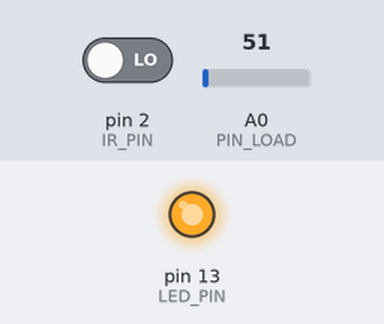
This sketch was run on a simulated Arduino Uno, built with avr-gcc and run on an emulated ATmega328P. Shown: output pins drawn as LEDs (lit = HIGH). The inputs (shaded band) are chosen by the test bench; at power-on: pin 2 (IR_PIN) LOW, A0 (PIN_LOAD) = 51. What the sketch prints to the serial monitor is not drawn.

Above: at 2.0 s.
2.1 s: pin 2 (IR_PIN) driven HIGH
At 3.3 s:
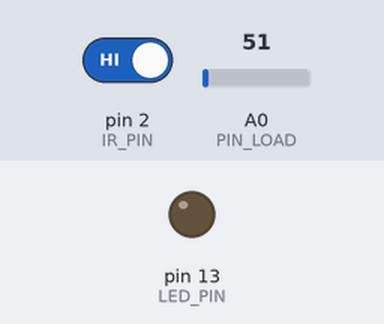
8.1 s: pin 2 (IR_PIN) driven LOW
At 9.0 s:
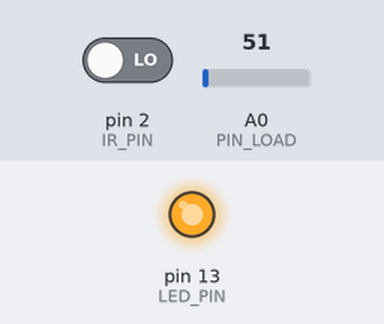
Timing chart, 0 to 11.1 s (numbered marks = the images above; inputs shaded):
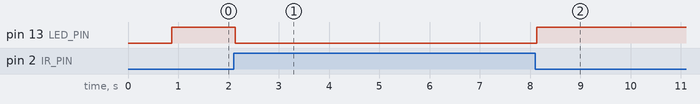

Measured:
- after the input at 2.1 s, pin 13 (LED_PIN): HIGH → LOW at once
- after the input at 8.1 s, pin 13 (LED_PIN): LOW → HIGH at once

The sketch:

crane_overload_m1.ino
```cpp
/**
 * @file crane_overload_m1.ino
 * @brief Crane Overload (MCT332s) - Milestone 1 firmware: the two working sensor prototypes in one sketch.
 *
 * Modules
 *   load_ir_detection            ON/OFF sensor: IR obstacle module (FC-51) sees the load at the top
 *                                (OUT active LOW) -> LED on D13, "STOP!" / "KEEP GOING".
 *   load_cell_with_conditioning  Analog sensor with conditioning: 5 kg load cell -> AD620AN
 *                                (RG 180 ohm, gain 275.4, REF 1.56 V via LM358) -> 16k/1uF -> A0.
 *
 * Wiring (as tested)
 *   IR module: VCC 5V, GND, OUT -> D2.   Load cell + AD620: see load-cell-AD620-wiring.png, output on A0.
 *   Note: in the full crane, D2/D3 are kept for the motor encoder interrupts; move IR OUT to A2 then
 *   and change IR_PIN below (A2 works as a digital input).
 *
 * Serial Monitor 115200 baud, line ending "Newline". Commands:
 *   t        tare the load cell (empty basket)
 *   c 1000   calibrate with a known weight in grams
 *   s        show load cell settings and measured sensitivity (mV/V)
 *   r        toggle the raw / voltage columns
 *   x        clear the saved calibration
 */
#include <EEPROM.h>

// =====================================================================================
// Module 1: load_ir_detection  (ON/OFF sensor)
// =====================================================================================
namespace load_ir_detection {
  const uint8_t IR_PIN = 2;              // FC-51 OUT (active LOW: LOW = object detected)
  const uint8_t LED_PIN = 13;            // built-in LED (or an external LED/buzzer)
  const uint16_t DEBOUNCE_MS = 20;       // the output must stay the same this long to be accepted

  bool detectedState = false;            // debounced state
  bool lastRaw = false;
  unsigned long lastChangeMs = 0;

  /**
   * Sets the IR input and the indicator LED.
   * @return Nothing.
   */
  void begin() {
    pinMode(IR_PIN, INPUT);
    pinMode(LED_PIN, OUTPUT);
    digitalWrite(LED_PIN, LOW);
  }

  /**
   * Reads and debounces the IR output, and drives the LED. Call every loop (non-blocking).
   * @return true if the debounced state changed on this call.
   */
  bool update() {
    const bool raw = (digitalRead(IR_PIN) == LOW);
    if (raw != lastRaw) { lastRaw = raw; lastChangeMs = millis(); }
    if (raw != detectedState && millis() - lastChangeMs >= DEBOUNCE_MS) {
      detectedState = raw;
      digitalWrite(LED_PIN, detectedState ? HIGH : LOW);
      return true;
    }
    return false;
  }

  /**
   * Current debounced state.
   * @return true when the load is detected at the top (lifting must stop).
   */
  bool detected() {
    return detectedState;
  }

  /**
   * Status text, as in the original IR sketch.
   * @return "STOP!" when detected, otherwise "KEEP GOING".
   */
  const __FlashStringHelper *statusText() {
    return detectedState ? F("STOP!") : F("KEEP GOING");
  }
}

// =====================================================================================
// Module 2: load_cell_with_conditioning  (analog sensor with signal conditioning)
// =====================================================================================
namespace load_cell_with_conditioning {
  void printSettings();                 // forward declaration (used by calibrate before its definition)

  // ------------------------------------------------------------------ hardware and design values
  const uint8_t PIN_LOAD = A0;
  const float ADC_VREF = 5.0;                      // Uno ADC reference = the same 5 V that excites the bridge
  const float RG_OHM = 180.0;
  const float GAIN = 1.0 + 49400.0 / RG_OHM;       // AD620: G = 1 + 49.4 k / RG = 275.4
  const float REF_EXPECTED = 5.0 * 1.0 / 3.2;      // 1.56 V from 2.2 k / 1 k
  const float EXCITATION = 5.0;                    // V across the bridge (red - black)
  const float CELL_CAPACITY_KG = 5.0;

  // ------------------------------------------------------------------ measurement settings
  const uint8_t OVERSAMPLE = 64;                   // ADC readings averaged per sample (≈ 7 ms)
  const float FILTER_ALPHA = 0.2;                  // exponential smoothing of the samples (0..1)
  const uint16_t PRINT_MS = 250;
  const float OUT_MIN_V = 1.0, OUT_MAX_V = 3.9;    // AD620 on a single 5 V supply swings ≈ 1.2..3.8 V

  // ------------------------------------------------------------------ calibration (saved in EEPROM)
  const uint16_t CAL_MAGIC = 0xC0A6;
  struct Calibration {
    uint16_t magic;       // CAL_MAGIC when valid
    float zeroCounts;     // ADC counts with the empty basket
    float countsPerKg;    // ADC counts per kg (slope)
  };
  Calibration cal;
  float filtered = 0;     // smoothed ADC counts
  bool showRaw = true;
  unsigned long lastPrint = 0;

  /**
   * Reads A0 OVERSAMPLE times and returns the average.
   * @return Average ADC counts (0..1023, fractional).
   */
  float readCountsAveraged() {
    uint32_t sum = 0;
    for (uint8_t i = 0; i < OVERSAMPLE; i++) sum += analogRead(PIN_LOAD);
    return (float)sum / OVERSAMPLE;
  }

  /**
   * Converts ADC counts to the voltage at A0.
   * @param counts ADC counts.
   * @return Volts.
   */
  float countsToVolts(float counts) {
    return counts * ADC_VREF / 1023.0;
  }

  /**
   * Default slope before calibration, assuming a 1 mV/V cell (1 mV per kg at 5 V excitation).
   * @return ADC counts per kg.
   */
  float defaultCountsPerKg() {
    const float voltsPerKg = (1.0e-3 * EXCITATION / CELL_CAPACITY_KG) * GAIN;   // 0.275 V/kg
    return voltsPerKg * 1023.0 / ADC_VREF;                                        // ≈ 56 counts/kg
  }

  /**
   * Loads the calibration from EEPROM, or sets defaults if none is saved.
   * @return true if a saved calibration was found.
   */
  bool loadCalibration() {
    EEPROM.get(0, cal);
    if (cal.magic == CAL_MAGIC && cal.countsPerKg > 1.0 && cal.countsPerKg < 2000.0) return true;
    cal.magic = 0;
    cal.zeroCounts = filtered;
    cal.countsPerKg = defaultCountsPerKg();
    return false;
  }

  /**
   * Saves the current calibration to EEPROM.
   * @return Nothing.
   */
  void saveCalibration() {
    cal.magic = CAL_MAGIC;
    EEPROM.put(0, cal);
  }

  /**
   * Weight from the smoothed ADC counts using the calibration.
   * @return Weight in kg (can be slightly negative around zero).
   */
  float weightKg() {
    return (filtered - cal.zeroCounts) / cal.countsPerKg;
  }

  /**
   * Averages the input for a while, to settle the filter before tare/calibration.
   * @param ms Time to average, in milliseconds.
   * @return Average ADC counts over that time.
   */
  float settleAndAverage(uint16_t ms) {
    float sum = 0;
    uint16_t n = 0;
    unsigned long t0 = millis();
    while (millis() - t0 < ms) {
      float c = readCountsAveraged();
      sum += c;
      n++;
      filtered += FILTER_ALPHA * (c - filtered);
    }
    return sum / n;
  }

  /**
   * Sets the zero point with the empty basket and saves it.
   * @return Nothing.
   */
  void tare() {
    Serial.println(F("Tare: keep the basket empty and still..."));
    cal.zeroCounts = settleAndAverage(1500);
    saveCalibration();
    Serial.print(F("Zero = "));
    Serial.print(cal.zeroCounts, 1);
    Serial.print(F(" counts ("));
    Serial.print(countsToVolts(cal.zeroCounts), 3);
    Serial.println(F(" V). Saved."));
  }

  /**
   * Calibrates the slope with a known weight in the basket and saves it.
   * @param grams The known weight in grams (e.g. 1000).
   * @return Nothing.
   */
  void calibrate(float grams) {
    if (grams <= 0) { Serial.println(F("Give the weight in grams, e.g.  c 1000")); return; }
    Serial.print(F("Calibrating with "));
    Serial.print(grams, 0);
    Serial.println(F(" g: keep it still..."));
    const float counts = settleAndAverage(2000);
    const float delta = counts - cal.zeroCounts;
    if (delta < 5) {
      Serial.println(F("Change is too small: tare first with the empty basket, or swap the green and white wires if the reading drops."));
      return;
    }
    cal.countsPerKg = delta / (grams / 1000.0);
    saveCalibration();
    Serial.print(F("Slope = "));
    Serial.print(cal.countsPerKg, 2);
    Serial.println(F(" counts/kg. Saved."));
    printSettings();
  }

  /**
   * Prints the settings and the cell sensitivity worked out from the calibration.
   * @return Nothing.
   */
  void printSettings() {
    const float voltsPerKg = countsToVolts(cal.countsPerKg);
    const float bridgeMvPerKg = voltsPerKg / GAIN * 1000.0;
    const float mvPerV = bridgeMvPerKg * CELL_CAPACITY_KG / EXCITATION;
    Serial.println(F("------------------------------------------------"));
    Serial.print(F("Gain (RG 180 ohm): ")); Serial.println(GAIN, 1);
    Serial.print(F("Zero: ")); Serial.print(cal.zeroCounts, 1); Serial.print(F(" counts = ")); Serial.print(countsToVolts(cal.zeroCounts), 3); Serial.println(F(" V"));
    Serial.print(F("Slope: ")); Serial.print(cal.countsPerKg, 2); Serial.print(F(" counts/kg = ")); Serial.print(voltsPerKg, 3); Serial.println(F(" V/kg at A0"));
    Serial.print(F("Resolution: ")); Serial.print(1000.0 / cal.countsPerKg, 1); Serial.println(F(" g per ADC count (before averaging)"));
    Serial.print(F("Cell sensitivity: ")); Serial.print(mvPerV, 2); Serial.println(cal.magic == CAL_MAGIC ? F(" mV/V (measured)") : F(" mV/V (default, not calibrated)"));
    Serial.println(F("------------------------------------------------"));
  }

  /**
   * Checks the output stays inside the AD620's usable range and explains what is wrong if not.
   * @param volts Voltage at A0.
   * @return Nothing.
   */
  void checkRange(float volts) {
    if (volts < OUT_MIN_V) Serial.print(F("   << LOW: check REF (1.56 V at AD620 pin 5), the LM358, or green/white swapped"));
    else if (volts > OUT_MAX_V) Serial.print(F("   << HIGH: output saturated: overload, or a bridge wire is loose"));
  }

  /**
   * Reads one command line from the Serial Monitor and runs it.
   * @return Nothing.
   */
  void handleSerial() {
    if (!Serial.available()) return;
    String line = Serial.readStringUntil('\n');
    line.trim();
    if (line.length() == 0) return;
    const char cmd = tolower(line.charAt(0));
    if (cmd == 't') tare();
    else if (cmd == 'c') calibrate(line.substring(1).toFloat());
    else if (cmd == 's') printSettings();
    else if (cmd == 'r') showRaw = !showRaw;
    else if (cmd == 'x') { cal.magic = 0; EEPROM.put(0, cal); loadCalibration(); Serial.println(F("Calibration cleared (defaults).")); }
    else Serial.println(F("Commands: t | c <grams> | s | r | x"));
  }

  /**
   * Prints one line of readings.
   * @return Nothing.
   */
  void printReading() {
    const float volts = countsToVolts(filtered);
    const float dV = volts - countsToVolts(cal.zeroCounts);
    if (showRaw) {
      Serial.print(F("raw ")); Serial.print(filtered, 1);
      Serial.print(F("   A0 ")); Serial.print(volts, 3); Serial.print(F(" V"));
      Serial.print(F("   dV ")); Serial.print(dV >= 0 ? F("+") : F("")); Serial.print(dV, 3);
      Serial.print(F("   bridge ")); Serial.print(dV / GAIN * 1000.0, 2); Serial.print(F(" mV   "));
    }
    Serial.print(F("weight ")); Serial.print(weightKg(), 3); Serial.print(F(" kg"));
    checkRange(volts);
    Serial.println();
  }

  /**
   * Settles the input and loads (or creates) the calibration, then prints the settings.
   * @return Nothing.
   */
  void begin() {
    filtered = readCountsAveraged();
    settleAndAverage(800);
    if (loadCalibration()) Serial.println(F("Saved calibration loaded."));
    else Serial.println(F("No calibration yet: using 1 mV/V defaults. Empty basket -> type t, then a known weight -> c <grams>."));
    printSettings();
  }

  /**
   * Takes one oversampled reading into the smoothing filter. Call every loop.
   * @return Nothing.
   */
  void update() {
    filtered += FILTER_ALPHA * (readCountsAveraged() - filtered);
  }
}

// =====================================================================================
// Main sketch
// =====================================================================================
const uint16_t STATUS_MS = 250;                  // one status line every 250 ms
unsigned long lastStatusMs = 0;

/**
 * Prints one combined line: IR state, then the load cell reading.
 * @return Nothing.
 */
void printStatus() {
  Serial.print(F("IR: "));
  Serial.print(load_ir_detection::statusText());
  Serial.print(load_ir_detection::detected() ? F("        | ") : F("   | "));
  load_cell_with_conditioning::printReading();
}

/**
 * Starts serial and both sensor modules.
 * @return Nothing.
 */
void setup() {
  Serial.begin(115200);
  analogReference(DEFAULT);
  Serial.println(F("\nCrane Overload - Milestone 1: IR top detection + load cell (AD620)"));
  load_ir_detection::begin();
  load_cell_with_conditioning::begin();
}

/**
 * Updates both sensors, handles load cell commands, prints a status line every STATUS_MS,
 * and prints IR changes immediately.
 * @return Nothing.
 */
void loop() {
  if (load_ir_detection::update()) {
    Serial.print(F(">> IR changed: "));
    Serial.println(load_ir_detection::statusText());
  }
  load_cell_with_conditioning::update();
  load_cell_with_conditioning::handleSerial();
  if (millis() - lastStatusMs >= STATUS_MS) {
    lastStatusMs = millis();
    printStatus();
  }
}
```
